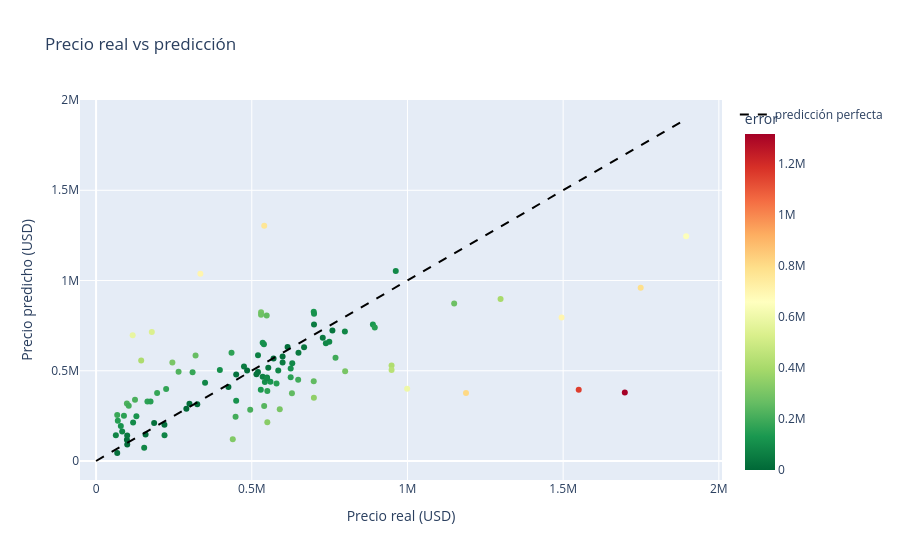

Notebook code cell kept with this figure:
### Markdown cell above
## 13. Evaluación en validación

### Code cell
def revertir_normalizacion(y_norm):
    """regresa de z-score + log1p a precio en USD"""
    return np.expm1(y_norm * std_log + media_log)


predicciones_norm = modelo.predict(X_validacion, verbose=0).reshape(-1)
predicciones_usd  = revertir_normalizacion(predicciones_norm)
reales_usd        = revertir_normalizacion(y_validacion)

mae = mean_absolute_error(reales_usd, predicciones_usd)
print(f"MAE en validacion: ${mae:,.2f}")
print(f"error mediano:     ${np.median(np.abs(reales_usd - predicciones_usd)):,.2f}")

# scatter de reales vs predichos
df_resultados = pd.DataFrame({
    "real"       : reales_usd,
    "prediccion" : predicciones_usd,
    "error"      : np.abs(reales_usd - predicciones_usd)
})

fig_scatter = px.scatter(
    df_resultados,
    x="real",
    y="prediccion",
    color="error",
    color_continuous_scale="RdYlGn_r",
    title="Precio real vs predicción",
    labels={"real": "Precio real (USD)", "prediccion": "Precio predicho (USD)"},
)
# línea ideal
max_val = max(reales_usd.max(), predicciones_usd.max())
fig_scatter.add_trace(go.Scatter(
    x=[0, max_val], y=[0, max_val],
    mode="lines",
    name="predicción perfecta",
    line=dict(color="black", dash="dash")
))
fig_scatter.show()
